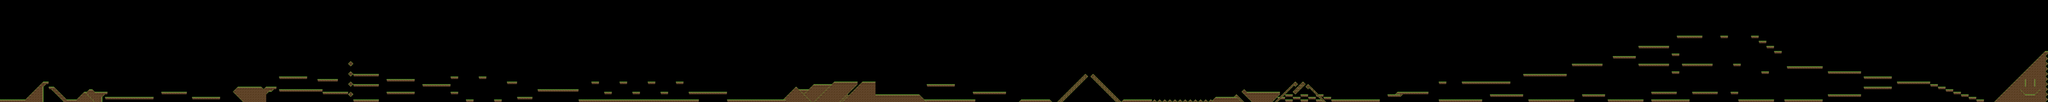

This is a level from a 2D game, rendered from its Tiled map with the project's own tilesets. A one-line summary and the map file follow, with tile-layer data summarised:
An orthogonal 800x40 tile map with 32x32 px tiles, 2 tile layers (Tile Layer 2, Tile Layer 1) and 702 objects.

<map version="1.0" orientation="orthogonal" renderorder="right-down" width="800" height="40" tilewidth="32" tileheight="32" nextobjectid="738">
 <tileset firstgid="1" name="Tiilet" tilewidth="32" tileheight="32" spacing="1" margin="2" tilecount="25" columns="5">
  <image source="GrassBlocks2.png" width="170" height="170" />
 </tileset>
 <layer name="Tile Layer 2" width="800" height="40">
  <data>[32000 cells, 228 non-empty, 6 distinct tile ids]</data>
 </layer>
 <layer name="Tile Layer 1" width="800" height="40">
  <data>[32000 cells, 1628 non-empty, 6 distinct tile ids]</data>
 </layer>
 <objectgroup name="Lattialayer">
  <object id="1" x="0" y="1248.67" width="543.333" height="35.3333" />
  <object id="2" x="332.333" y="1233" width="48" height="13" />
  <object id="3" x="345" y="1220.33" width="41" height="10" />
  <object id="4" x="356" y="1209.67" width="39.3333" height="8.66667" />
  <object id="5" x="365.667" y="1200" width="37" height="7.66667" />
  <object id="6" x="376" y="1189.33" width="40.6667" height="8.33333" />
  <object id="7" x="386.333" y="1179.33" width="38" height="7.33333" />
  <object id="8" x="393.667" y="1172.33" width="41.3333" height="5" />
  <object id="9" x="403.333" y="1162" width="41.3333" height="7.33333" />
  <object id="10" x="413" y="1152.33" width="41.3333" height="7.33333" />
  <object id="11" x="422.333" y="1143.67" width="38.6667" height="6.33333" />
  <object id="12" x="430" y="1135.33" width="41.6667" height="6" />
  <object id="13" x="439" y="1125.67" width="48.3333" height="7.33333" />
  <object id="14" x="448" y="1117" width="39.3333" height="6.66667" />
  <object id="15" x="456.333" y="1108.33" width="42" height="6.66667" />
  <object id="16" x="466" y="1099" width="36" height="6.66667" />
  <object id="17" x="475.333" y="1089.67" width="33" height="7.33333" />
  <object id="18" x="485" y="1080.33" width="32.3333" height="7" />
  <object id="19" x="494" y="1071.67" width="32.3333" height="7" />
  <object id="20" x="502.667" y="1062.67" width="32.3333" height="7" />
  <object id="21" x="511" y="1054.67" width="29" height="5.66667" />
  <object id="22" x="518.667" y="1046.33" width="23.3333" height="6" />
  <object id="23" x="526.333" y="1039" width="16.6667" height="5.33333" />
  <object id="24" x="533.333" y="1031.67" width="10" height="5" />
  <object id="25" x="539.333" y="1025.67" width="3.66667" height="4" />
  <object id="26" x="544.333" y="1024.33" width="63" height="31.3333" />
  <object id="27" x="607.667" y="1088" width="65" height="32" />
  <object id="28" x="672.333" y="1120.67" width="31" height="31.6667" />
  <object id="29" x="704" y="1152" width="32" height="32.3333" />
  <object id="30" x="736" y="1184.33" width="31.3333" height="31" />
  <object id="31" x="767.333" y="1215.33" width="32.3333" height="32" />
  <object id="32" x="799.667" y="1247.33" width="32" height="17.3333" />
  <object id="33" x="833" y="1248.33" width="126.667" height="35.3333" />
  <object id="34" x="1056" y="1152" width="31.3333" height="31.3333" />
  <object id="35" x="1094.67" y="1142.67" width="80.3333" height="9.33333" />
  <object id="36" x="1104.33" y="1133" width="61.6667" height="8.33333" />
  <object id="37" x="1112" y="1125" width="45.6667" height="6" />
  <object id="38" x="1117.33" y="1120" width="35" height="3.33333" />
  <object id="39" x="1183.33" y="1151.67" width="160" height="32" />
  <object id="40" x="1105.33" y="1189" width="190" height="13.3333" />
  <object id="41" x="1130.33" y="1216" width="148.667" height="12.6667" />
  <object id="42" x="1170" y="1242" width="109.333" height="25.3333" />
  <object id="43" x="1312" y="1217" width="607" height="33" />
  <object id="44" x="2017" y="1152" width="319" height="32" />
  <object id="45" x="2400" y="1216" width="351" height="32" />
  <object id="46" x="2912" y="1149.25" width="5" height="5.25" />
  <object id="47" x="2919" y="1142.25" width="8.75" height="18.5" />
  <object id="48" x="2931" y="1130" width="13.75" height="42.5" />
  <object id="49" x="2948.25" y="1113" width="10.25" height="77.5" />
  <object id="50" x="2940" y="1121.25" width="6.75" height="7.25" />
  <object id="51" x="2938.75" y="1175.75" width="8" height="5.25" />
  <object id="52" x="2960" y="1101" width="8.5" height="101" />
  <object id="53" x="2970" y="1090.75" width="4.75" height="121" />
  <object id="54" x="2976" y="1087.75" width="288" height="32" />
  <object id="55" x="3265" y="1092" width="4" height="28.6667" />
  <object id="56" x="3270.67" y="1096.67" width="3.33333" height="23" />
  <object id="57" x="3276" y="1100.67" width="2.33333" height="19.3333" />
  <object id="58" x="3279.67" y="1105.33" width="3" height="14.6667" />
  <object id="59" x="3284.33" y="1110.33" width="3.33333" height="10" />
  <object id="60" x="3289.33" y="1113.67" width="2" height="6" />
  <object id="61" x="3293.67" y="1116.67" width="3.33333" height="3.33333" />
  <object id="62" x="3299.67" y="1113.33" width="3" height="6.33333" />
  <object id="63" x="3305" y="1108" width="5" height="12" />
  <object id="65" x="3312" y="1101.67" width="5" height="14.3333" />
  <object id="66" x="3318.67" y="1094.33" width="2.66667" height="20.3333" />
  <object id="67" x="3323" y="1090" width="3" height="23" />
  <object id="68" x="3328" y="1088.33" width="128" height="32" />
  <object id="69" x="3488" y="959" width="351" height="32" />
  <object id="70" x="3488" y="1121" width="543" height="30" />
  <object id="71" x="3969" y="993" width="255" height="30" />
  <object id="72" x="4377.25" y="772" width="13.5" height="4.25" />
  <object id="73" x="4371" y="778" width="25.5" height="3.25" />
  </objectgroup>
 <objectgroup name="Omenalayer" />
 <objectgroup name="Hodarilayer">
  <!-- 24 objects omitted --></objectgroup>
 <objectgroup name="Banaanilayer" />
 <objectgroup name="Murolayer" />
 <objectgroup name="Lihalayer">
  <!-- 22 objects omitted --></objectgroup>
 <objectgroup name="Leipälayer" />
 <objectgroup name="Croisanttilayer" />
 <objectgroup name="Maitolayer">
  <!-- 20 objects omitted --></objectgroup>
 <objectgroup name="Puurolayer" />
 <objectgroup name="Suklaalayer" />
 <objectgroup name="Eslayer">
  <!-- 18 objects omitted --></objectgroup>
 <objectgroup name="Salaattilayer">
  <!-- 16 objects omitted --></objectgroup>
 <objectgroup name="Kalalayer">
  <!-- 14 objects omitted --></objectgroup>
 <objectgroup name="Perunalayer">
  <!-- 12 objects omitted --></objectgroup>
 <objectgroup name="Munakaslayer" />
 <objectgroup name="Hampparilayer">
  <!-- 10 objects omitted --></objectgroup>
 <objectgroup name="Juustolayer" />
 <objectgroup name="Mansikkalayer" />
 <objectgroup name="Ranskislayer">
  <!-- 8 objects omitted --></objectgroup>
 <objectgroup name="Pizzalayer">
  <!-- 5 objects omitted --></objectgroup>
 <objectgroup name="Donitsilayer">
  <!-- 3 objects omitted --></objectgroup>
</map>
<!-- 630 of 702 objects omitted -->